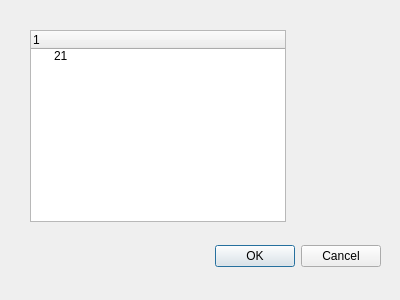
<?xml version="1.0" encoding="UTF-8"?>
<ui version="4.0">
 <class>Dialog</class>
 <widget class="QDialog" name="Dialog">
  <property name="geometry">
   <rect>
    <x>0</x>
    <y>0</y>
    <width>400</width>
    <height>300</height>
   </rect>
  </property>
  <property name="windowTitle">
   <string>Dialog</string>
  </property>
  <widget class="QDialogButtonBox" name="buttonBox">
   <property name="geometry">
    <rect>
     <x>40</x>
     <y>240</y>
     <width>341</width>
     <height>32</height>
    </rect>
   </property>
   <property name="orientation">
    <enum>Qt::Horizontal</enum>
   </property>
   <property name="standardButtons">
    <set>QDialogButtonBox::Cancel|QDialogButtonBox::Ok</set>
   </property>
  </widget>
  <widget class="QTreeWidget" name="treeWidget">
   <property name="geometry">
    <rect>
     <x>30</x>
     <y>30</y>
     <width>256</width>
     <height>192</height>
    </rect>
   </property>
   <column>
    <property name="text">
     <string>1</string>
    </property>
   </column>
   <item>
    <property name="text">
     <string>21</string>
    </property>
   </item>
  </widget>
 </widget>
 <resources/>
 <connections>
  <connection>
   <sender>buttonBox</sender>
   <signal>accepted()</signal>
   <receiver>Dialog</receiver>
   <slot>accept()</slot>
   <hints>
    <hint type="sourcelabel">
     <x>248</x>
     <y>254</y>
    </hint>
    <hint type="destinationlabel">
     <x>157</x>
     <y>274</y>
    </hint>
   </hints>
  </connection>
  <connection>
   <sender>buttonBox</sender>
   <signal>rejected()</signal>
   <receiver>Dialog</receiver>
   <slot>reject()</slot>
   <hints>
    <hint type="sourcelabel">
     <x>316</x>
     <y>260</y>
    </hint>
    <hint type="destinationlabel">
     <x>286</x>
     <y>274</y>
    </hint>
   </hints>
  </connection>
 </connections>
</ui>
